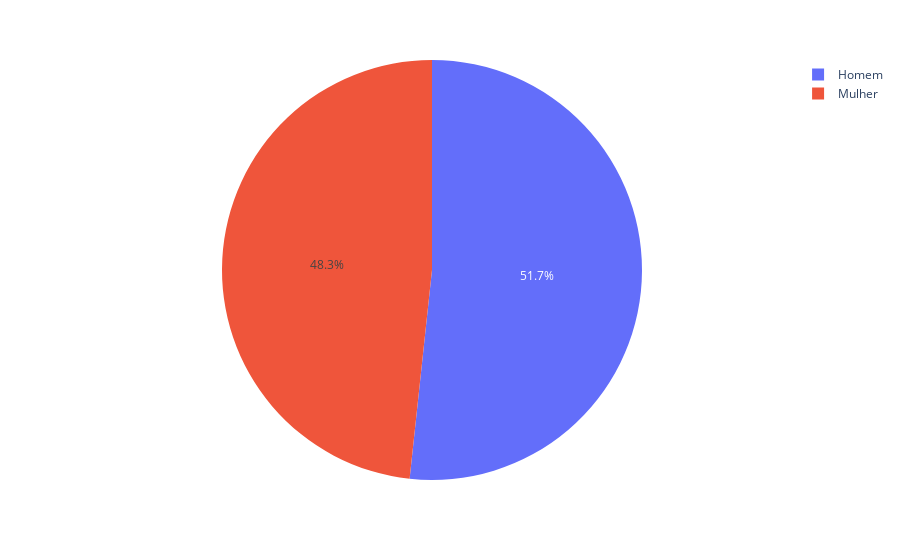

Notebook source saved alongside this figure:
### Code cell
sex_pie = px.pie(df, values = df['sexo'].value_counts().values, names = df['sexo'].value_counts().index)
sex_pie.show()

### Figure 1 — Plotly figure (JSON) as saved in the notebook; plotly's stock layout.template omitted (floating-point values rounded to 4 significant figures)
{"data": [{"domain": {"x": [0, 1], "y": [0, 1]}, "hovertemplate": "label=%{label}<br>value=%{value}<extra></extra>", "labels": ["Homem", "Mulher"], "legendgroup": "", "name": "", "showlegend": true, "type": "pie", "values": [517, 483]}], "layout": {"legend": {"tracegroupgap": 0}, "margin": {"t": 60}}}
